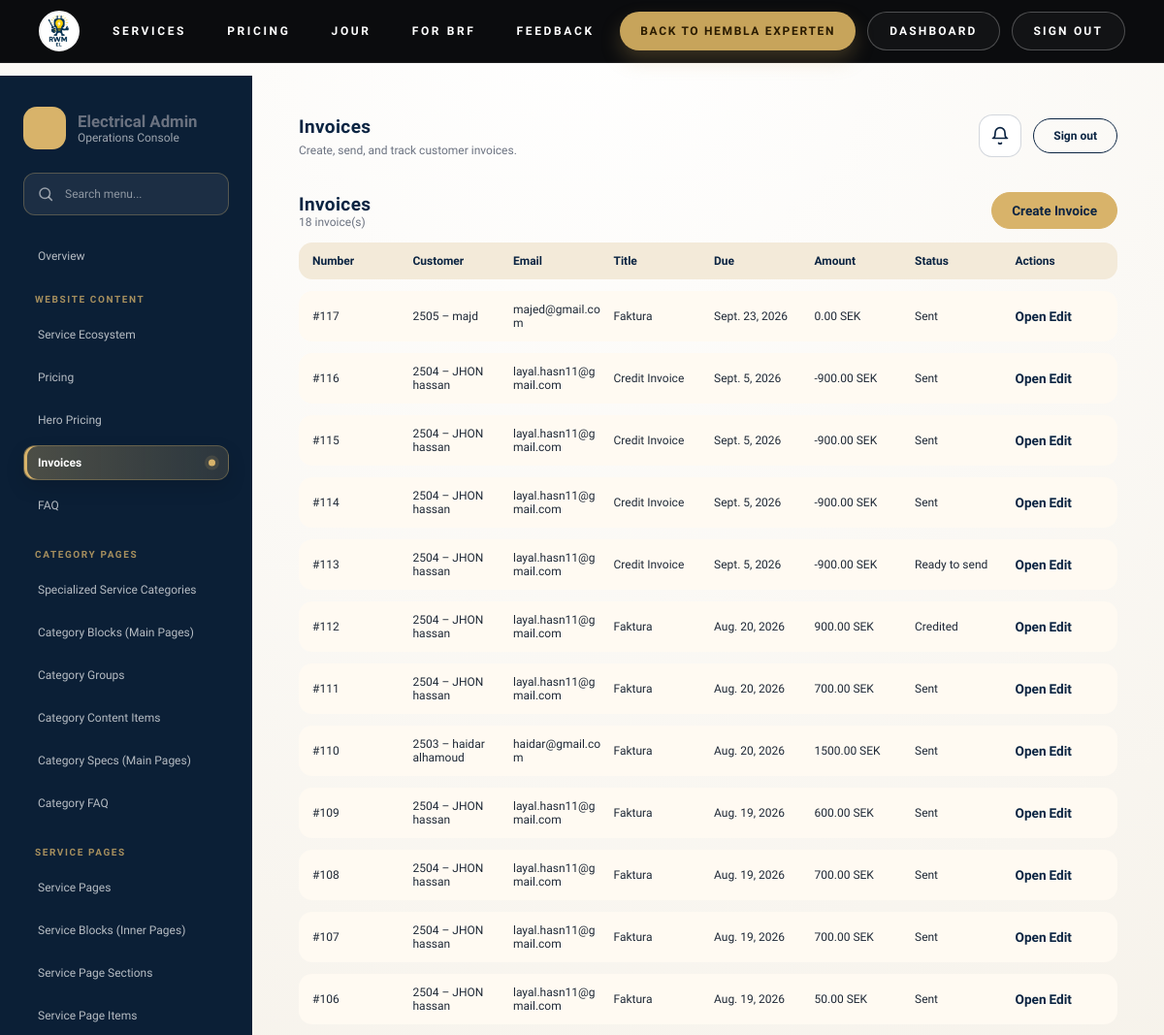
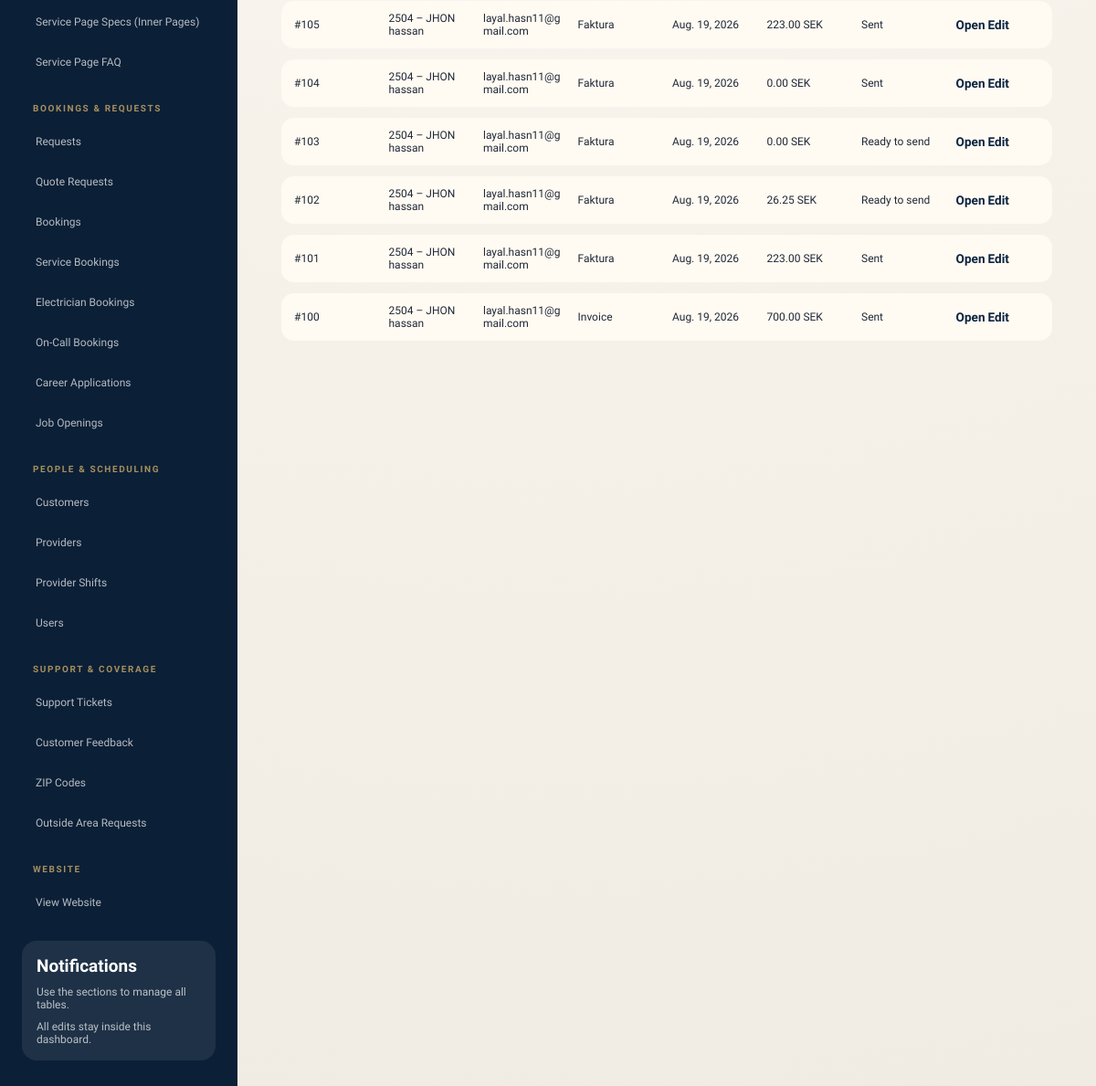
Page /dashboard/invoices/ (signed in) on the committed database (2 pictures, top to bottom).
### electricity/models.py (models this page shows, shortened)
class Invoice(models.Model):
    class InvoiceType(models.TextChoices):
        STANDARD = "standard", "Standard invoice"
        ROT = "rot", "ROT invoice"
        MATERIAL = "material", "Material invoice"
        LABOUR = "labour", "Labour invoice"
        PART = "part", "Part invoice"
        CREDIT = "credit", "Credit invoice"
    class Status(models.TextChoices):
        DRAFT = "draft", "Draft"
        READY = "ready", "Ready to send"
        SENT = "sent", "Sent"
        VIEWED = "viewed", "Viewed"
        PARTIALLY_PAID = "partially_paid", "Partially paid"
        PAID = "paid", "Paid"
        OVERDUE = "overdue", "Overdue"
        CANCELLED = "cancelled", "Cancelled"
        CREDITED = "credited", "Credited"
    customer = models.ForeignKey(CustomerProfile, on_delete=models.PROTECT, related_name="invoices")
    recipient_email = models.EmailField(blank=True)
    invoice_number = models.PositiveIntegerField(unique=True, null=True, blank=True)
    title = models.CharField(max_length=160, default="Faktura")
    invoice_date = models.DateField(default=timezone.localdate)
    due_date = models.DateField(null=True, blank=True)
    payment_terms_days = models.PositiveSmallIntegerField(default=20)
    invoice_type = models.CharField(max_length=20, choices=InvoiceType.choices, default=InvoiceType.STANDARD)
    part_number = models.PositiveSmallIntegerField(null=True, blank=True)
    part_total = models.PositiveSmallIntegerField(null=True, blank=True)
    status = models.CharField(max_length=20, choices=Status.choices, default=Status.DRAFT)
    reference = models.CharField(max_length=120, blank=True)
    work_address = models.CharField(max_length=240, blank=True)
    currency = models.CharField(max_length=10, default="SEK")
    discount_type = models.CharField(
        max_length=12, choices=(("none", "None"), ("fixed", "Fixed amount"), ("percent", "Percentage")), default="none"
    )
    discount_value = models.DecimalField(max_digits=12, decimal_places=2, default=0)
    rot_enabled = models.BooleanField(default=False)
    rot_percent = models.DecimalField(max_digits=5, decimal_places=2, default=30)
    rot_personal_number = models.CharField(max_length=40, blank=True)
    rot_property_designation = models.CharField(max_length=120, blank=True)
    rot_brf_org_number = models.CharField(max_length=40, blank=True)
    rot_apartment_number = models.CharField(max_length=40, blank=True)
    customer_message = models.TextField(blank=True)
    payment_instructions = models.TextField(blank=True, default="Pay to Bankgiro 5192-1302 and state the invoice number.")
    internal_notes = models.TextField(blank=True)
    additional_terms = models.TextField(blank=True)
    rounding = models.DecimalField(max_digits=8, decimal_places=2, default=0)
    amount_paid = models.DecimalField(max_digits=12, decimal_places=2, default=0)
    subtotal_ex_vat = models.DecimalField(max_digits=12, decimal_places=2, default=0)
    discount_total = models.DecimalField(max_digits=12, decimal_places=2, default=0)
    vat_total = models.DecimalField(max_digits=12, decimal_places=2, default=0)
    rot_total = models.DecimalField(max_digits=12, decimal_places=2, default=0)
    total_inc_vat = models.DecimalField(max_digits=12, decimal_places=2, default=0)
    amount_due = models.DecimalField(max_digits=12, decimal_places=2, default=0)
    consultation_booking = models.OneToOneField(
        "ConsultationBooking", null=True, blank=True, on_delete=models.SET_NULL, related_name="invoice"
    )
    service_booking = models.OneToOneField(
        "ServiceBooking", null=True, blank=True, on_delete=models.SET_NULL, related_name="invoice"
    )
    electrician_booking = models.OneToOneField(
        "ElectricianBooking", null=True, blank=True, on_delete=models.SET_NULL, related_name="invoice"
    )
    on_call_booking = models.OneToOneField(
        "OnCallBooking", null=True, blank=True, on_delete=models.SET_NULL, related_name="invoice"
    )
    sent_at = models.DateTimeField(null=True, blank=True)
    created_at = models.DateTimeField(auto_now_add=True)
    updated_at = models.DateTimeField(auto_now=True)
    class Meta:
        ordering = ["-invoice_number"]
    @property
    def invoice_total(self):
        return self.total_inc_vat - self.rot_total + self.rounding

class CustomerProfile(models.Model):
    class AccountType(models.TextChoices):
        PRIVATE = "private", "Private"
        BUSINESS = "business", "Business"
    user = models.OneToOneField(
        "auth.User", on_delete=models.SET_NULL, related_name="customer_profile", null=True, blank=True
    )
    customer_number = models.PositiveIntegerField(unique=True, null=True, blank=True)
    account_type = models.CharField(max_length=20, choices=AccountType.choices, default=AccountType.PRIVATE)
    full_name = models.CharField(max_length=160)
    email = models.EmailField(blank=True)
    phone = models.CharField(max_length=40, blank=True)
    street_address = models.CharField(max_length=200, blank=True)
    city = models.CharField(max_length=80, blank=True)
    postal_code = models.CharField(max_length=20, blank=True)
    country = models.CharField(max_length=60, default="Germany")
    property_type = models.CharField(max_length=40, blank=True)
    property_designation = models.CharField(max_length=120, blank=True)
    interests = models.JSONField(default=list, blank=True)
    personal_id = models.CharField(max_length=40, blank=True)
    company_name = models.CharField(max_length=160, blank=True)
    organization_number = models.CharField(max_length=40, blank=True)
    company_address = models.CharField(max_length=220, blank=True)
    accepted_terms = models.BooleanField(default=False)
    accepted_privacy = models.BooleanField(default=False)
    marketing_opt_in = models.BooleanField(default=False)
    created_at = models.DateTimeField(auto_now_add=True)
    class Meta:
        ordering = ["-created_at"]

### electricity/views.py (the view)
# urls.py: path("dashboard/invoices/", views.dashboard_invoices, name="dashboard_invoices"),
@login_required
def dashboard_invoices(request):
    guard = _dashboard_access_or_redirect(request)
    if guard:
        return guard
    invoices = Invoice.objects.select_related("customer").prefetch_related("lines")
    return render(request, "electricity/dashboard/invoices.html", {"invoices": invoices})

### electricity/templatetags/electricity_extras.py (called while the page is built)
@register.simple_tag(takes_context=True)
def is_electricity_admin(context):
    request = context.get("request")
    if not request:
        return False
    user = request.user
    if not user.is_authenticated:
        return False
    if user.is_superuser or user.is_staff:
        return True
    return electricity_admin_site.has_permission(request)

@register.simple_tag
def service_category_pages():
    return ServiceCategoryPage.objects.filter(is_active=True).prefetch_related("service_pages").order_by("order", "name")

@register.simple_tag
def service_menu_groups(category_page):
    grouped = OrderedDict()
    for service_page in category_page.service_pages.filter(is_active=True).order_by("order", "name"):
        key = (service_page.menu_group or "").strip()
        grouped.setdefault(key, [])
        grouped[key].append(service_page)
    return list(grouped.items())

### electricity/views.py (called while the page is built)
def _require_dashboard_access(request):
    user = request.user
    if not user.is_authenticated:
        return False
    if user.is_superuser or user.is_staff:
        return True
    return electricity_admin_site.has_permission(request)

def _dashboard_access_or_redirect(request):
    if _require_dashboard_access(request):
        return None
    return redirect("admin:login")

### electricity/templates/electricity/dashboard/invoices.html
{% extends "electricity/dashboard/base.html" %}
{% block page_title %}Invoices{% endblock %}
{% block page_subtitle %}Create, send, and track customer invoices.{% endblock %}
{% block content %}
<section class="panel">
  <div class="panel-header">
    <div><h2>Invoices</h2><div class="panel-meta">{{ invoices|length }} invoice(s)</div></div>
    <a class="dash-btn primary" href="{% url 'electricity:dashboard_invoice_add' %}">Create Invoice</a>
  </div>
  <div class="panel-table">
    <div class="panel-row panel-row-head">
      <span>Number</span><span>Customer</span><span>Email</span><span>Title</span><span>Due</span><span>Amount</span><span>Status</span><span>Actions</span>
    </div>
    {% for invoice in invoices %}
    <div class="panel-row">
      <span>#{{ invoice.invoice_number }}</span>
      <span>{{ invoice.customer.customer_number }} – {{ invoice.customer.full_name }}</span>
      <span>{{ invoice.recipient_email|default:"No email" }}</span>
      <span>{{ invoice.title }}</span>
      <span>{{ invoice.due_date }}</span>
      <span>{{ invoice.invoice_total|floatformat:2 }} {{ invoice.currency }}</span>
      <span>{{ invoice.get_status_display }}</span>
      <span>
        <a class="panel-link" href="{% url 'electricity:dashboard_invoice_detail' invoice.pk %}">Open</a>
        <a class="panel-link" href="{% url 'electricity:dashboard_invoice_edit' invoice.pk %}">Edit</a>
      </span>
    </div>
    {% empty %}<div class="panel-empty">No invoices yet.</div>{% endfor %}
  </div>
</section>
{% endblock %}

### electricity/static/electricity/css/dashboard.css (style rules this page uses)
:root { --navy: #0b2442; --gold: #d8b36a; --cream: #f8f6f1; --ink: #1f2937; --muted: #6b7280; --card: #ffffff; --line: #ece3d6; --surface: #f9f6f0; --shadow-soft: 0 18px 40px rgba(8, 15, 28, 0.08); --shadow-lift: 0 22px 48px rgba(8, 15, 28, 0.12); }
* { box-sizing: border-box; }
body { margin: 0; font-family: "Sora", sans-serif; color: var(--ink); background: radial-gradient(circle at top, #ffffff 0%, #f6f2ea 55%, #f0ebe3 100%); }
.dash-body { min-height: 100vh; }
.dash-btn { border-radius: 999px; padding: 10px 20px; border: 1px solid var(--navy); text-decoration: none; font-weight: 600; background: transparent; cursor: pointer; }
.dash-btn.primary { background: var(--gold); color: var(--navy); border-color: var(--gold); }
.panel-header { display: flex; justify-content: space-between; align-items: center; margin-bottom: 14px; gap: 12px; }
.panel-header h2 { margin: 0; font-size: 1.1rem; color: var(--navy); }
.panel-meta { color: var(--muted); font-size: 0.85rem; }
.panel-header a { font-size: 0.85rem; color: var(--gold); text-decoration: none; }
.panel-table { display: grid; gap: 12px; overflow-x: auto; }
.panel-row { display: flex; justify-content: space-between; align-items: center; padding: 12px 14px; border-radius: 14px; background: #fffaf2; gap: 12px; min-width: 0; }
.panel-row span { flex: 1 1 0; min-width: 0; overflow-wrap: anywhere; word-break: break-word; }
.panel-row-head span { font-weight: 600; }
.panel-row-head { background: #f3ead9; font-weight: 600; color: var(--navy); text-transform: capitalize; }
.panel-link { font-size: 0.85rem; text-decoration: none; color: var(--navy); font-weight: 600; }

### electricity/static/electricity/css/global_header.css (style rules this page uses)
:root { --rwmh-height: 64px; --rwmh-item-height: 40px; }
body.electricity-body, body.dash-body { padding-top: var(--rwmh-height); }

### electricity/static/electricity/css/typography.css (style rules this page uses)
:root { --site-type-hero: 30px; --site-type-heading: 19px; --site-type-body: 12px; }
body, p, li, label, input, textarea, select, button, td, th, .btn, .booking-description, .booking-step-label, .booking-step-note, .admin-login-subtitle, .admin-login-note, .brand-sub, .landing-subtitle, .landing-kicker, .landing-note, .hero-subtitle, .hero-kicker, .hero-note, .about-hero-subtitle, .contact-hero-quote, .oncall-subtitle, .support-subtitle, .panel-meta, .dash-subtitle, .terms-hero p, .faq-hero p, .thankyou-card p, .thankyou-note, .site-announcement__text, .site-announcement__badge, .rwm-egh-link, .rwm-egh-btn, .landing-cta { font-size: var(--site-type-body) !important; }
h1, h2, h3, h4, .booking-title, .section-header h2, .panel-header h2, .dash-card-title, .terms-info-title, .terms-glass-title, .contact-meta-title, .side-title { font-size: var(--site-type-heading) !important; }

### rows in the picture
Invoice: invoice_number "117", customer.customer_number "2505", customer.full_name "majd", recipient_email "majed@gmail.com", title "Faktura", due_date "Sept. 23, 2026", invoice_total "0.00", currency "SEK", status "Sent"
Invoice: invoice_number "116", customer.customer_number "2504", customer.full_name "JHON hassan", recipient_email "layal.hasn11@gmail.com", title "Credit Invoice", due_date "Sept. 5, 2026", invoice_total "-900.00", currency "SEK", status "Sent"
Invoice: invoice_number "115", customer.customer_number "2504", customer.full_name "JHON hassan", recipient_email "layal.hasn11@gmail.com", title "Credit Invoice", due_date "Sept. 5, 2026", invoice_total "-900.00", currency "SEK", status "Sent"
Invoice: invoice_number "114", customer.customer_number "2504", customer.full_name "JHON hassan", recipient_email "layal.hasn11@gmail.com", title "Credit Invoice", due_date "Sept. 5, 2026", invoice_total "-900.00", currency "SEK", status "Sent"
Invoice: invoice_number "113", customer.customer_number "2504", customer.full_name "JHON hassan", recipient_email "layal.hasn11@gmail.com", title "Credit Invoice", due_date "Sept. 5, 2026", invoice_total "-900.00", currency "SEK", status "Ready to send"
Invoice: invoice_number "112", customer.customer_number "2504", customer.full_name "JHON hassan", recipient_email "layal.hasn11@gmail.com", title "Faktura", due_date "Aug. 20, 2026", invoice_total "900.00", currency "SEK", status "Credited"
Invoice: invoice_number "111", customer.customer_number "2504", customer.full_name "JHON hassan", recipient_email "layal.hasn11@gmail.com", title "Faktura", due_date "Aug. 20, 2026", invoice_total "700.00", currency "SEK", status "Sent"
Invoice: invoice_number "110", customer.customer_number "2503", customer.full_name "haidar alhamoud", recipient_email "haidar@gmail.com", title "Faktura", due_date "Aug. 20, 2026", invoice_total "1500.00", currency "SEK", status "Sent"
Invoice: invoice_number "109", customer.customer_number "2504", customer.full_name "JHON hassan", recipient_email "layal.hasn11@gmail.com", title "Faktura", due_date "Aug. 19, 2026", invoice_total "600.00", currency "SEK", status "Sent"
Invoice: invoice_number "108", customer.customer_number "2504", customer.full_name "JHON hassan", recipient_email "layal.hasn11@gmail.com", title "Faktura", due_date "Aug. 19, 2026", invoice_total "700.00", currency "SEK", status "Sent"
Invoice: invoice_number "107", customer.customer_number "2504", customer.full_name "JHON hassan", recipient_email "layal.hasn11@gmail.com", title "Faktura", due_date "Aug. 19, 2026", invoice_total "700.00", currency "SEK", status "Sent"
Invoice: invoice_number "106", customer.customer_number "2504", customer.full_name "JHON hassan", recipient_email "layal.hasn11@gmail.com", title "Faktura", due_date "Aug. 19, 2026", invoice_total "50.00", currency "SEK", status "Sent"
Invoice: invoice_number "105", customer.customer_number "2504", customer.full_name "JHON hassan", recipient_email "layal.hasn11@gmail.com", title "Faktura", due_date "Aug. 19, 2026", invoice_total "223.00", currency "SEK", status "Sent"
Invoice: invoice_number "104", customer.customer_number "2504", customer.full_name "JHON hassan", recipient_email "layal.hasn11@gmail.com", title "Faktura", due_date "Aug. 19, 2026", invoice_total "0.00", currency "SEK", status "Sent"
Invoice: invoice_number "103", customer.customer_number "2504", customer.full_name "JHON hassan", recipient_email "layal.hasn11@gmail.com", title "Faktura", due_date "Aug. 19, 2026", invoice_total "0.00", currency "SEK", status "Ready to send"
Invoice: invoice_number "102", customer.customer_number "2504", customer.full_name "JHON hassan", recipient_email "layal.hasn11@gmail.com", title "Faktura", due_date "Aug. 19, 2026", invoice_total "26.25", currency "SEK", status "Ready to send"
Invoice: invoice_number "101", customer.customer_number "2504", customer.full_name "JHON hassan", recipient_email "layal.hasn11@gmail.com", title "Faktura", due_date "Aug. 19, 2026", invoice_total "223.00", currency "SEK", status "Sent"
Invoice: invoice_number "100", customer.customer_number "2504", customer.full_name "JHON hassan", recipient_email "layal.hasn11@gmail.com", title "Invoice", due_date "Aug. 19, 2026", invoice_total "700.00", currency "SEK", status "Sent"

### other values in the picture
{{ invoices|length }} "18"
